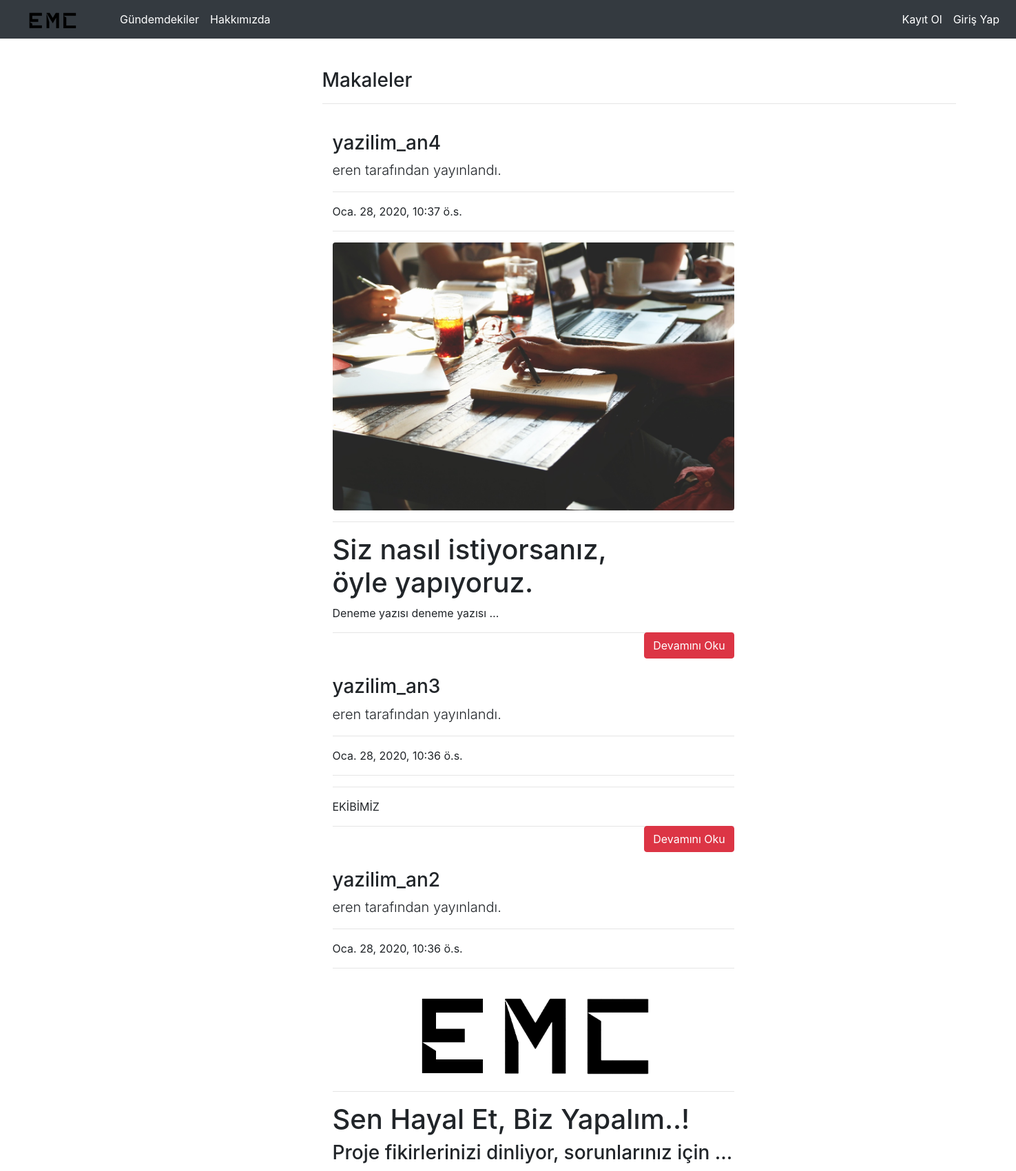
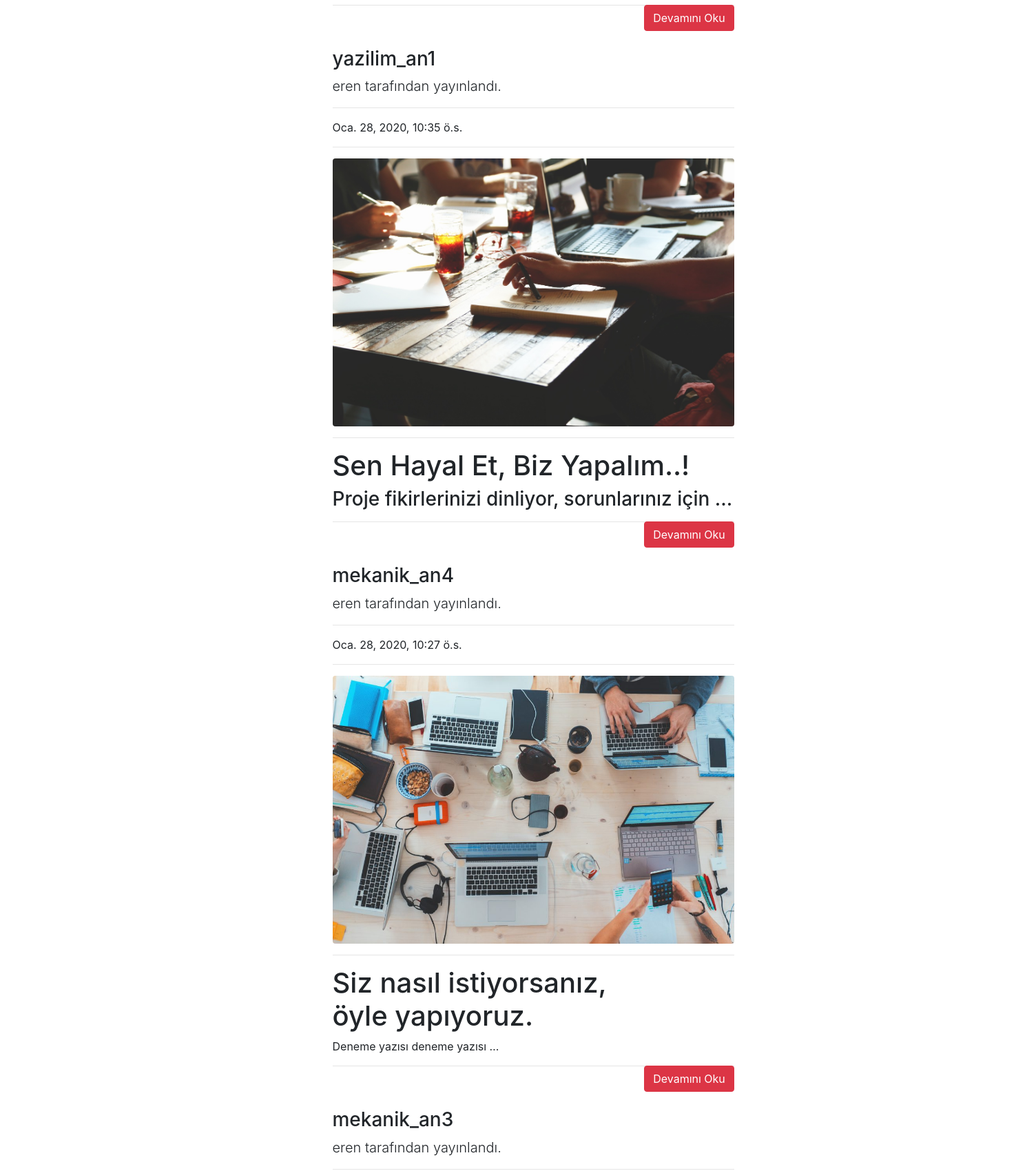
The app's page /articles/ (upper part) with its own data (2 pictures, top to bottom).
### article/models.py (models this page shows)
class Article(models.Model):
    article_aciklama=models.CharField(default="Açıklamalar Burada Görünür",max_length=50)
    author = models.ForeignKey("auth.User",on_delete=models.CASCADE,verbose_name ="Yazar")
    title = models.CharField(max_length = 50,default="Başlık")
    content = RichTextField()
    created_date = models.DateTimeField(auto_now_add= True,verbose_name="Oluşturulma Tarihi")
    article_image = models.FileField(blank = True,null = True,verbose_name="Makaleye Fotoğraf Ekleyin")
    class Meta:
        ordering = ['-created_date']

### article/views.py (the view)
# urls.py: path('',views.articles,name = "articles"),
def articles(request):
    articles = Article.objects.all()
    return render(request,"articles.html",{"articles":articles})

### templates/articles.html (shortened to what this page needs)
{% extends "layout.html" %}
{% block body %}
<div class="row">
    <div class="col-md-10 offset-md-3">
            <h3>Makaleler</h3>
            <hr>
    </div>
</div>
{% if articles %}
{% for article in articles  %}
<div class="row">
        <div class="col-md-10 offset-md-3">
        <div class="col-lg-8">
          <h3 class="mt-4">{{article.title}}</h3>
          <p class="lead">
            {{article.author.username}} tarafından yayınlandı.
          </p>
          <hr>
          <p>{{article.created_date}}</p>
          <hr>
          {% if article.article_image %}
          <img class="img-fluid rounded" src="{{article.article_image.url}}" alt="">
          {% endif %}
          <hr>
          <p class="lead">{{article.content|safe|truncatewords:10}}</p>
          <a style="float:right;" href="/articles/article/{{article.id}}" class="btn btn-danger">Devamını Oku</a>
          <hr>
        </div>
</div>
</div>
{% endfor %}
{% else %}
<div class="alert alert-danger">
    Bu blogda herhangi bir makale bulunmuyorç...
</div>
{% endif %}
{% endblock body %}

### records on screen
Article: title "yazilim_an4", author.username "eren", created_date "Oca. 28, 2020, 10:37 ö.s.", article_image (picture), content "Siz nasıl istiyorsanız, öyle yapıyoruz. Deneme yazısı deneme yazısı …"
Article: title "yazilim_an3", author.username "eren", created_date "Oca. 28, 2020, 10:36 ö.s.", content "EKİBİMİZ"
Article: title "yazilim_an2", author.username "eren", created_date "Oca. 28, 2020, 10:36 ö.s.", article_image (picture), content "Sen Hayal Et, Biz Yapalım..! Proje fikirlerinizi dinliyor, sorunlarınız için …"
Article: title "yazilim_an1", author.username "eren", created_date "Oca. 28, 2020, 10:35 ö.s.", article_image (picture), content "Sen Hayal Et, Biz Yapalım..! Proje fikirlerinizi dinliyor, sorunlarınız için …"
Article: title "mekanik_an4", author.username "eren", created_date "Oca. 28, 2020, 10:27 ö.s.", article_image (picture), content "Siz nasıl istiyorsanız, öyle yapıyoruz. Deneme yazısı deneme yazısı …"
Article: title "mekanik_an3", author.username "eren"
